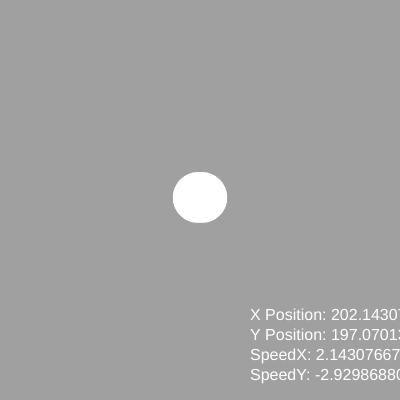
Frame 1 (no input)
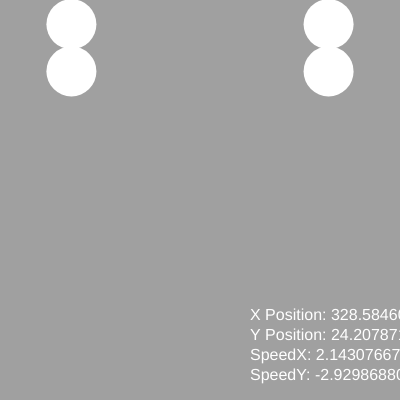
Frame 60 (no input)
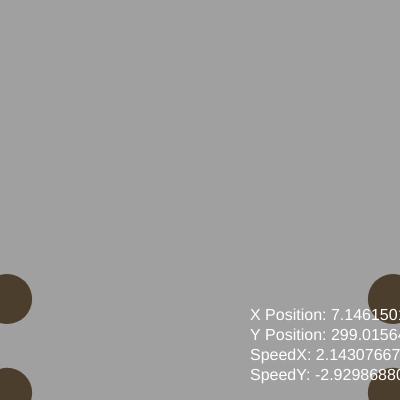
Frame 120 (the mouse pressed at the canvas centre since frame 60)

The p5.js sketch that drew these frames (run headless with seeded random() and noise() and a simulated clock; from frame 60 on, the mouse is pressed at the canvas centre):

// p5.js sketch
// ── sketch.js
//https://github.com/stavrosdidakis/DAT-GAD-405_2017
//https://p5js.org

//DAT405 / GAD405
//05_Motion Random Speed

//Setup of variables
let x;
let y;
let speedX;
let speedY;
let r, g, b = 255; //Initialize r,g,b each to 255

function setup(){
  createCanvas(400, 400);
  x = width/2;
  y = height/2;
  //Randomize speedX and speedY
  //Positive means the ellipse moves forward,
  //and negative it moves backwards
  speedX = random(-5., 5.);
  speedY = random(-5., 5.);

  textSize(16);
  noStroke();
}

function draw(){
  background(160);

  //For a new frame accumulate a new value to x and y
  //based on the random speedX and speedY
  x = x + speedX;
  y = y + speedY;

  //If ellipse goes off screen (right side of canvas),
  //then reset position to 0 (aappears from the left)
  if (x>425){ //width plus 25 (half size of ellipse)
    r = random (255);
    g = random (255);
    b = random (255);
    x = -25; //appear to 0-25 (half size of ellipse)
  }
  //If ellipse goes off screen (left side of canvas),
  //then reset position to 400 (appears from the right)
  if (x<-25){
    r = random (255);
    g = random (255);
    b = random (255);
    x = 425;
  }
  //Same applies here, but for the y coordinates
  if (y>425){
    r = random (255);
    g = random (255);
    b = random (255);
    y = -25;
  }
  if (y<-25){
    r = random (255);
    g = random (255);
    b = random (255);
    y = 425;
  }

 x2 = map(x, 0, width, width, 0);
 y2 = map(x, 0, width, width, 0);
  fill(r, g, b);
  ellipse(x, y, 50, 50);
  ellipse(x2, y, 50, 50);
  ellipse(x, y2, 50, 50);
  ellipse(x2, y2, 50, 50);

  //Display the text on the screen with the variables of position and speed
  fill(255);
  text("X Position: " + x, width-150, height-80)
  text("Y Position: " + y, width-150, height-60)
  text("SpeedX: " + speedX, width-150, height-40)
  text("SpeedY: " + speedY, width-150, height-20)
}
